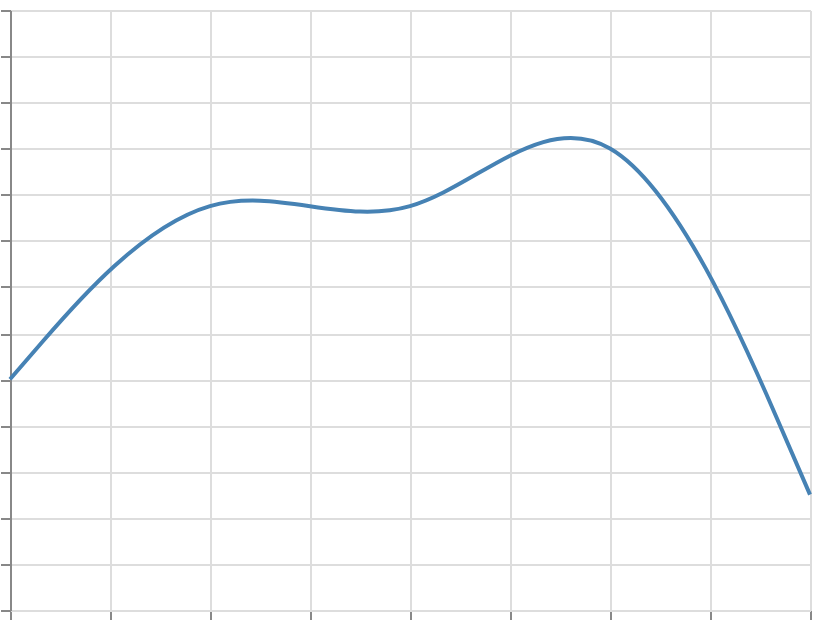

Vega-Lite specification for this chart:
### Vega specification from a JSON file in a GitHub repository (floating-point values rounded to 4 significant figures)
{"$schema": "https://vega.github.io/schema/vega/v6.json", "width": 400, "height": 300, "padding": 5, "autosize": "none", "data": [{"name": "table", "values": [{"x": 0, "y": 10}, {"x": 1, "y": 20}, {"x": 2, "y": 15}, {"x": 3, "y": 25}, {"x": 4, "y": 5}]}], "scales": [{"name": "x", "type": "linear", "domain": {"data": "table", "field": "x"}, "range": "width", "nice": true}, {"name": "y", "type": "linear", "domain": {"data": "table", "field": "y"}, "range": [{"signal": "height"}, 0], "nice": true}], "marks": [{"type": "line", "from": {"data": "table"}, "encode": {"update": {"x": {"scale": "x", "field": "x"}, "y": {"scale": "y", "field": "y"}, "stroke": {"value": "steelblue"}, "strokeWidth": {"value": 2}, "interpolate": {"value": "basis"}}}}], "axes": [{"scale": "x", "orient": "bottom", "grid": true, "labels": false}, {"scale": "y", "orient": "left", "grid": true, "labels": false}]}
